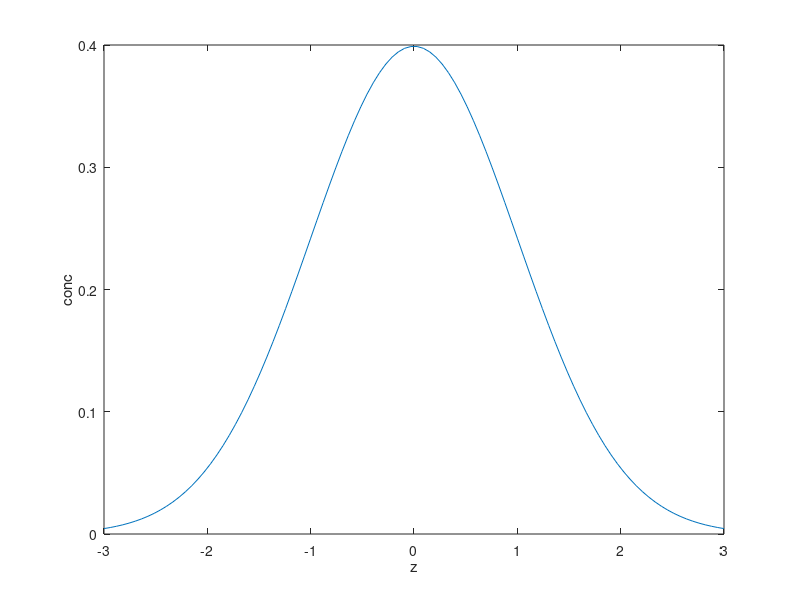

Source code (MATLAB):
z=linspace(-3,3);
f=(1/sqrt(2*pi))*exp(-z.^2/2);
plot(z,f);
xlabel("z");
ylabel("Frequency");

% Tf=[32:3.6:93.3];
% Tc=5*(Tf-32)/9;
% p=(5.5289*10^(-8))*(Tc.^3)-((8.5016*10^(-6)*(Tc.^2)))+6.5622*10^(-5)*(Tc)+0.99987;
% plot(Tc,p);
% xlabel("Tc");
% ylabel("Density");

% t1=linspace(0,70);
% c1=4.84*exp(-0.034*t);
% t2=[10:10:60];
% c2=[3.4 2.6 1.6 1.3 1.0 0.5];
% semilogy(t2,c2,".", t1,c1,"--");
% xlabel("t");
ylabel("conc");
